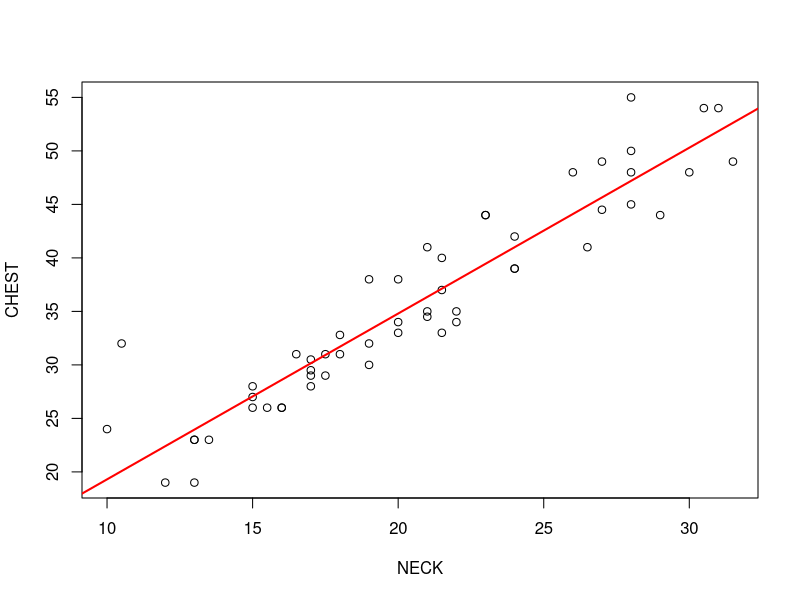
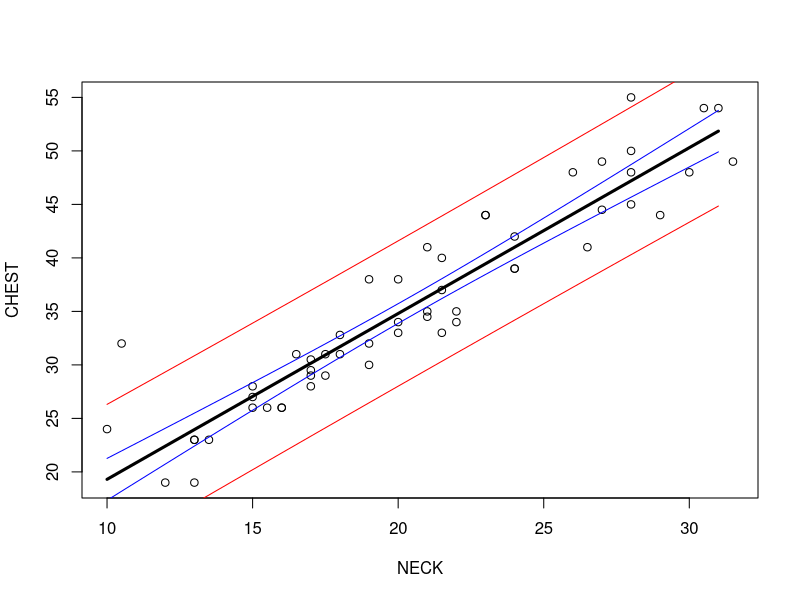

Write the R code that produced these figures, in order.
## ---- chunk 1
BEARS=read.csv(file="BEARS.csv",header=T)
attach(BEARS)
names(BEARS)
plot(NECK,CHEST)
mod=lm(CHEST~NECK)
abline(mod,lwd=2,col="red")
myy=seq(from=10,to=31,by=.2)
out=predict(mod,newdata=data.frame(NECK=myy),se.fit=T,interval="confidence")
## ---- chunk 2
plot(NECK,CHEST)
lines(myy,out$fit[,1],lwd=3,col="black")
lines(myy,out$fit[,2],col="blue")
lines(myy,out$fit[,3],col="blue")
out2=predict(mod,newdata=data.frame(NECK=myy),se.fit=T,interval="prediction")
lines(myy,out2$fit[,2],col="red")
lines(myy,out2$fit[,3],col="red")
